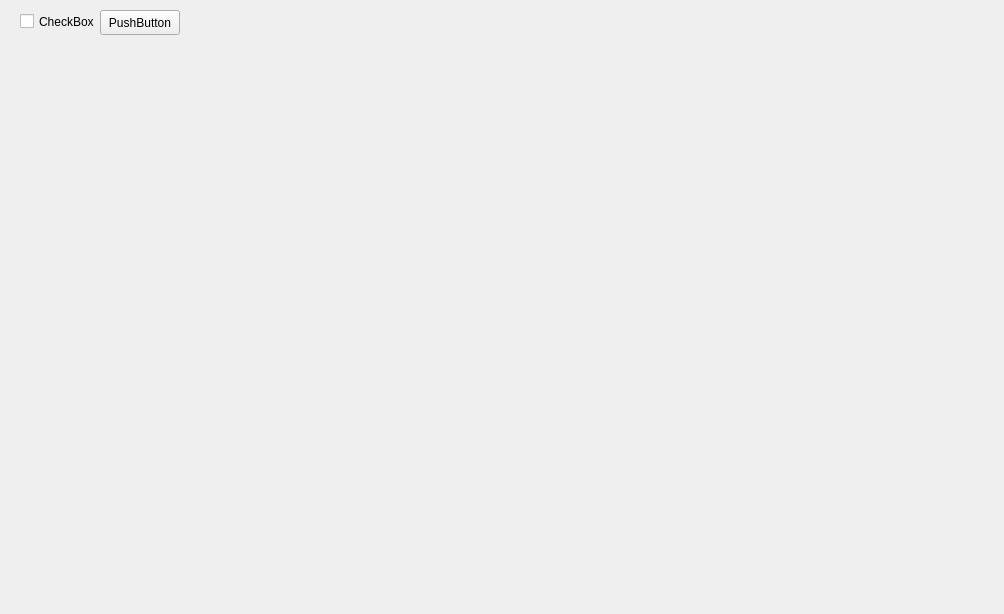
<?xml version="1.0" encoding="UTF-8"?>
<ui version="4.0">
 <class>Widget</class>
 <widget class="QWidget" name="Widget">
  <property name="geometry">
   <rect>
    <x>0</x>
    <y>0</y>
    <width>1004</width>
    <height>614</height>
   </rect>
  </property>
  <property name="windowTitle">
   <string>Widget</string>
  </property>
  <widget class="QPushButton" name="testPushButton">
   <property name="geometry">
    <rect>
     <x>100</x>
     <y>10</y>
     <width>80</width>
     <height>25</height>
    </rect>
   </property>
   <property name="text">
    <string>PushButton</string>
   </property>
  </widget>
  <widget class="QCheckBox" name="testCheckBox">
   <property name="geometry">
    <rect>
     <x>20</x>
     <y>10</y>
     <width>82</width>
     <height>23</height>
    </rect>
   </property>
   <property name="text">
    <string>CheckBox</string>
   </property>
  </widget>
  <widget class="QWidget" name="mainWidget" native="true">
   <property name="geometry">
    <rect>
     <x>10</x>
     <y>40</y>
     <width>621</width>
     <height>331</height>
    </rect>
   </property>
  </widget>
 </widget>
 <layoutdefault spacing="6" margin="11"/>
 <resources/>
 <connections/>
</ui>
